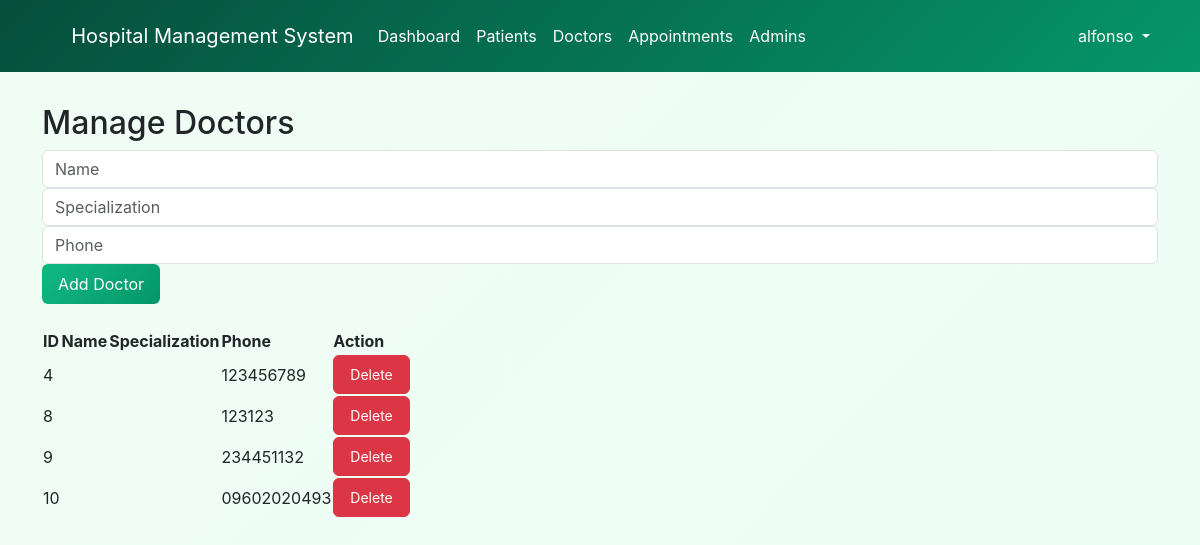
Page /doctors.php (signed in) on the committed database.
### tables this page shows
CREATE TABLE `doctors` (
  `id` int(11) NOT NULL,
  `first_name` varchar(50) NOT NULL,
  `last_name` varchar(50) NOT NULL,
  `password` varchar(255) NOT NULL,
  `specializations_id` int(11) DEFAULT NULL,
  `phone` varchar(20) NOT NULL,
  `email` varchar(100) NOT NULL,
  `created_at` timestamp NOT NULL DEFAULT current_timestamp() ON UPDATE current_timestamp(),
  `statuses` enum('active','busy','off','leave','on break') DEFAULT 'active',
  `updated_at` timestamp NOT NULL DEFAULT current_timestamp(),
  `account_statuses` enum('pending','active','') DEFAULT 'pending',
  `specializations` varchar(100) NOT NULL DEFAULT 'Not Specified',
  `license_number` varchar(50) NOT NULL
);

### doctors.php (the view, shortened to what this page needs)
<?php
include 'db_connect.php';
include 'header.php';
$stmt = $pdo->query("SELECT * FROM doctors");
$doctors = $stmt->fetchAll();
?>
<h2>Manage Doctors</h2>
<form method="POST" class="mb-4">
    <div class="form-row">
        <div class="col">
            <input type="text" name="name" class="form-control" placeholder="Name" required>
        </div>
        <div class="col">
            <input type="text" name="specialization" class="form-control" placeholder="Specialization" required>
        </div>
        <div class="col">
            <input type="tel" name="phone" class="form-control" placeholder="Phone" required>
        </div>
        <div class="col">
            <button type="submit" name="add_doctor" class="btn btn-primary">Add Doctor</button>
        </div>
    </div>
</form>
<table id="doctorsTable" class="display">
    <thead>
        <tr>
            <th>ID</th>
            <th>Name</th>
            <th>Specialization</th>
            <th>Phone</th>
            <th>Action</th>
        </tr>
    </thead>
    <tbody>
        <?php foreach ($doctors as $doctor): ?>
        <tr>
            <td><?= $doctor['id'] ?></td>
            <td><?= htmlspecialchars($doctor['name']) ?></td>
            <td><?= htmlspecialchars($doctor['specialization']) ?></td>
            <td><?= htmlspecialchars($doctor['phone']) ?></td>
            <td>
                <a href="?delete=<?= $doctor['id'] ?>" class="btn btn-danger btn-sm" onclick="return confirm('Are you sure?')">Delete</a>
            </td>
        </tr>
        <?php endforeach; ?>
    </tbody>
</table>

### header.php (style rules this page uses)
:root { --primary-color: #10b981; --secondary-color: #059669; --accent-color: #34d399; --light-green: #d1fae5; --dark-green: #064e3b; }
body { font-family: 'Inter', sans-serif; background: linear-gradient(135deg, #f0fdf4 0%, #ecfdf5 100%); min-height: 100vh; }
.btn { padding: 0.5rem 1rem; border-radius: 6px; transition: all 0.3s ease; }
.btn-primary { background: linear-gradient(135deg, var(--primary-color), var(--secondary-color)); border: none; }

### rows in the picture
doctors: id "4", phone "123456789"
doctors: id "8", phone "123123"
doctors: id "9", phone "234451132"
doctors: id "10", phone "09602020493"

### other values in the picture
$_SESSION['username'] "alfonso"
